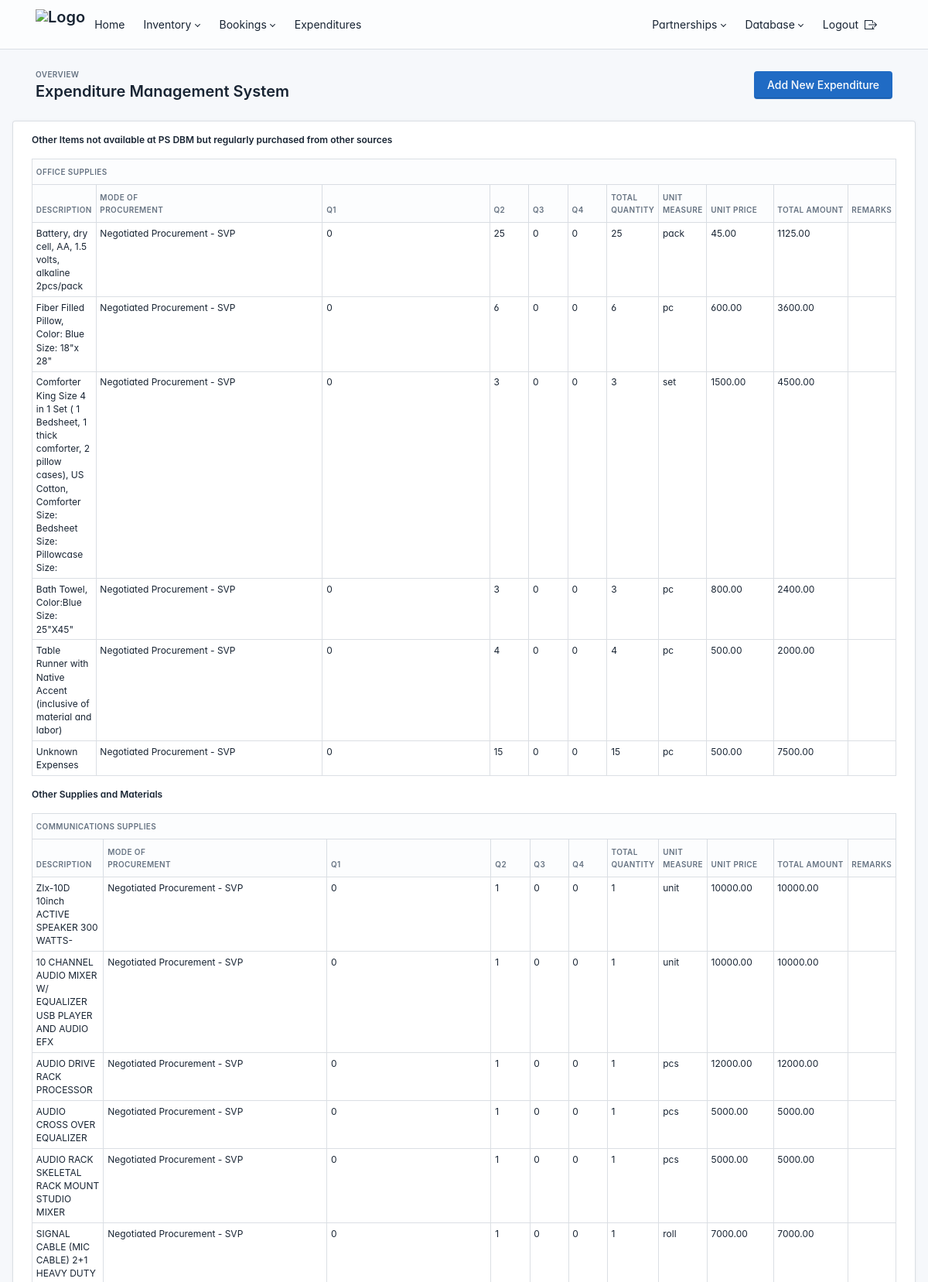
The app's page /administrator/expenditures/ (signed in, upper part) with its own data.
### administrator/models.py (models this page shows, shortened)
class Expenditure(models.Model):
    CLASSIFICATION_CHOICES = [
        ('Other Items not available at PS DBM but regularly purchased from other sources', 'Other Items not available at PS DBM but regularly purchased from other sources'),
        ('Other Supplies and Materials', 'Other Supplies and Materials'),
        ('Services, Rentals, and Others', 'Services, Rentals, and Others'),
        ('Capital Outlay', 'Capital Outlay'),
    ]
    classification = models.CharField(max_length=200, choices=CLASSIFICATION_CHOICES)
    expenditure_type = models.CharField(max_length=200)
    item_number = models.PositiveIntegerField()  # Logic for    unique numbering in the model's save() method
    description = models.TextField()
    mode_of_procurement = models.CharField(max_length=200)
    quarter1 = models.PositiveIntegerField(default=0)
    quarter2 = models.PositiveIntegerField(default=0)
    quarter3 = models.PositiveIntegerField(default=0)
    quarter4 = models.PositiveIntegerField(default=0)
    total_quantity = models.PositiveIntegerField(editable=False, default=0)
    unit_of_measure = models.CharField(max_length=100)
    unit_price = models.DecimalField(max_digits=10, decimal_places=2)
    total_amount = models.DecimalField(max_digits=15, decimal_places=2, editable=False, default=0.00)
    remarks = models.TextField(blank=True, null=True)
    year = models.ForeignKey(Year, on_delete=models.CASCADE, null=True, blank=True)
    def save(self, *args, **kwargs):
        self.total_quantity = self.quarter1 + self.quarter2 + self.quarter3 + self.quarter4
        self.total_amount = self.total_quantity * self.unit_price
        if not self.pk:  # Only assign on create
            similar_items = Expenditure.objects.filter(
                classification=self.classification,
                expenditure_type=self.expenditure_type,
                year=self.year  # Include year in the filter
            ).count()
            self.item_number = similar_items + 1
        super().save(*args, **kwargs)

### administrator/views.py (the view)
# urls.py: path('expenditures/', views.expenditure_list, name="expenditures_list"),
def expenditure_list(request):
    expenditures = Expenditure.objects.all().order_by("classification", "expenditure_type", "item_number")
    grouped_expenditures = {}
    for expenditure in expenditures:
        classification = expenditure.classification
        if classification not in grouped_expenditures:
            grouped_expenditures[classification] = {}
        expenditure_type = expenditure.expenditure_type
        if expenditure_type not in grouped_expenditures[classification]:
            grouped_expenditures[classification][expenditure_type] = []
        grouped_expenditures[classification][expenditure_type].append(expenditure)
    context = {
        "grouped_expenditures": grouped_expenditures,
        "classification_choices": Expenditure.CLASSIFICATION_CHOICES,  # Add classification choices
    }
    return render(request, "administrator/expenditure_details.html", context)

### templates/administrator/expenditure_details.html (shortened to what this page needs)
{% extends "administrator/base.html" %}
{% block content %}
<div class="page-wrapper">
    <div class="page-header d-print-none">
        <div class="container-xl">
            <div class="row g-2 align-items-center">
                <div class="col">
                    <div class="page-pretitle">
                        Overview
                    </div>
                    <h2 class="page-title">
                        Expenditure Management System
                    </h2>
                </div>
                <div class="col-auto ms-auto d-print-none">
                    <div class="btn-list">
                        <a href="#" class="btn btn-primary d-none d-sm-inline-block" data-bs-toggle="modal" data-bs-target="#modal-add-expenditure">
                            Add New Expenditure
                        </a>
                    </div>
                </div>
            </div>
        </div>
    </div>
    <div class="page-body container-fluid">
        <div class="card">
            <div class="card-body">
                {% for classification, expenditures in grouped_expenditures.items %}
                    <h5 class="classification-heading">{{ classification }}</h5>
                    {% for expenditure_type, items in expenditures.items %}
                        <div class="table-responsive mb-3">
                            <table class="table table-sm table-hover table-bordered">
                                <thead>
                                    <tr >
                                        <th colspan="12">{{ expenditure_type }}</th>
                                    </tr>
                                    <tr>
                                        <th>Description</th>
                                        <th>Mode of<br>Procurement</th>
                                        <th>Q1</th>
                                        <th>Q2</th>
                                        <th>Q3</th>
                                        <th>Q4</th>
                                        <th>Total<br>Quantity</th>
                                        <th>Unit<br>Measure</th>
                                        <th>Unit Price</th>
                                        <th>Total Amount</th>
                                        <th>Remarks</th>
                                    </tr>
                                </thead>
                                <tbody>
                                    {% for item in items %}
                                        <tr>
                                            <td>{{ item.description }}</td>
                                            <td>{{ item.mode_of_procurement }}</td>
                                            <td>{{ item.quarter1 }}</td>
                                            <td>{{ item.quarter2 }}</td>
                                            <td>{{ item.quarter3 }}</td>
                                            <td>{{ item.quarter4 }}</td>
                                            <td>{{ item.total_quantity }}</td>
                                            <td>{{ item.unit_of_measure }}</td>
                                            <td>{{ item.unit_price }}</td>
                                            <td>{{ item.total_amount }}</td>
                                            <td>{{ item.remarks }}</td>
                                        </tr>
                                    {% endfor %}
                                </tbody>
                            </table>
                        </div>
                    {% endfor %}
                {% endfor %}
            </div>
        </div>
    </div>
</div>
{% endblock %}

### templates/administrator/base.html (style rules this page uses)
:root { --tblr-font-sans-serif: 'Inter Var', -apple-system, BlinkMacSystemFont, San Francisco, Segoe UI, Roboto, Helvetica Neue, sans-serif; }
body { font-feature-settings: "cv03", "cv04", "cv11"; }

### templates/administrator/expenditure_details.html (style rules this page uses)
.table td, .table th { font-size: 0.75rem; }
.table td, .table th { padding: 0.3rem; }
.table th:nth-child(1), .table td:nth-child(1) { width: 6%; }
.table th:nth-child(2), .table td:nth-child(2) { width: 30%; }
.table th:nth-child(3), .table td:nth-child(3) { width: 23%; }
.table th:nth-child(4), .table td:nth-child(4), .table th:nth-child(5), .table td:nth-child(5), .table th:nth-child(6), .table td:nth-child(6), .table th:nth-child(7), .table td:nth-child(7) { width: 5% !important; }
.table th:nth-child(8), .table td:nth-child(8) { width: 3%; }
.table th:nth-child(9), .table td:nth-child(9) { width: 8%; }
.table th:nth-child(10), .table td:nth-child(10) { width: 8%; }
.table th:nth-child(11), .table td:nth-child(11) { width: 8%; }

### records on screen
Expenditure: grouped_expenditures "Other Items not available at PS DBM but regularly purchased from other sources", expenditure_type "OFFICE SUPPLIES", description "Battery, dry cell, AA, 1.5 volts, alkaline 2pcs/pack", mode_of_procurement "Negotiated Procurement - SVP", quarter1 "0", quarter2 "25", quarter3 "0", quarter4 "0", total_quantity "25", unit_of_measure "pack", unit_price "45.00", total_amount "1125.00"
Expenditure: description "Fiber Filled Pillow, Color: Blue Size: 18\"x 28\"", mode_of_procurement "Negotiated Procurement - SVP", quarter1 "0", quarter2 "6", quarter3 "0", quarter4 "0", total_quantity "6", unit_of_measure "pc", unit_price "600.00", total_amount "3600.00"
Expenditure: description "Comforter King Size 4 in 1 Set ( 1 Bedsheet, 1 thick comforter, 2 pillow cases), US Cotton, Comforter Size: Bedsheet Size: Pillowcase Size:", mode_of_procurement "Negotiated Procurement - SVP", quarter1 "0", quarter2 "3", quarter3 "0", quarter4 "0", total_quantity "3", unit_of_measure "set", unit_price "1500.00", total_amount "4500.00"
Expenditure: description "Bath Towel, Color:Blue Size: 25\"X45\"", mode_of_procurement "Negotiated Procurement - SVP", quarter1 "0", quarter2 "3", quarter3 "0", quarter4 "0", total_quantity "3", unit_of_measure "pc", unit_price "800.00", total_amount "2400.00"
Expenditure: description "Table Runner with Native Accent (inclusive of material and labor)", mode_of_procurement "Negotiated Procurement - SVP", quarter1 "0", quarter2 "4", quarter3 "0", quarter4 "0", total_quantity "4", unit_of_measure "pc", unit_price "500.00", total_amount "2000.00"
Expenditure: description "Unknown Expenses", mode_of_procurement "Negotiated Procurement - SVP", quarter1 "0", quarter2 "15", quarter3 "0", quarter4 "0", total_quantity "15", unit_of_measure "pc", unit_price "500.00", total_amount "7500.00"
Expenditure: grouped_expenditures "Other Supplies and Materials", expenditure_type "COMMUNICATIONS SUPPLIES", description "ZIx-10D 10inch ACTIVE SPEAKER 300 WATTS-", mode_of_procurement "Negotiated Procurement - SVP", quarter1 "0", quarter2 "1", quarter3 "0", quarter4 "0", total_quantity "1", unit_of_measure "unit", unit_price "10000.00", total_amount "10000.00"
Expenditure: description "10 CHANNEL AUDIO MIXER W/ EQUALIZER USB PLAYER AND AUDIO EFX", mode_of_procurement "Negotiated Procurement - SVP", quarter1 "0", quarter2 "1", quarter3 "0", quarter4 "0", total_quantity "1", unit_of_measure "unit", unit_price "10000.00", total_amount "10000.00"
Expenditure: description "AUDIO DRIVE RACK PROCESSOR", mode_of_procurement "Negotiated Procurement - SVP", quarter1 "0", quarter2 "1", quarter3 "0", quarter4 "0", total_quantity "1", unit_of_measure "pcs", unit_price "12000.00", total_amount "12000.00"
Expenditure: description "AUDIO CROSS OVER EQUALIZER", mode_of_procurement "Negotiated Procurement - SVP", quarter1 "0", quarter2 "1", quarter3 "0", quarter4 "0", total_quantity "1", unit_of_measure "pcs", unit_price "5000.00", total_amount "5000.00"
Expenditure: description "AUDIO RACK SKELETAL RACK MOUNT STUDIO MIXER", mode_of_procurement "Negotiated Procurement - SVP", quarter1 "0", quarter2 "1", quarter3 "0", quarter4 "0", total_quantity "1", unit_of_measure "pcs", unit_price "5000.00", total_amount "5000.00"
Expenditure: description "SIGNAL CABLE (MIC CABLE) 2+1 HEAVY DUTY", mode_of_procurement "Negotiated Procurement - SVP", quarter1 "0", quarter2 "1", quarter3 "0", quarter4 "0", total_quantity "1", unit_of_measure "roll", unit_price "7000.00", total_amount "7000.00"
